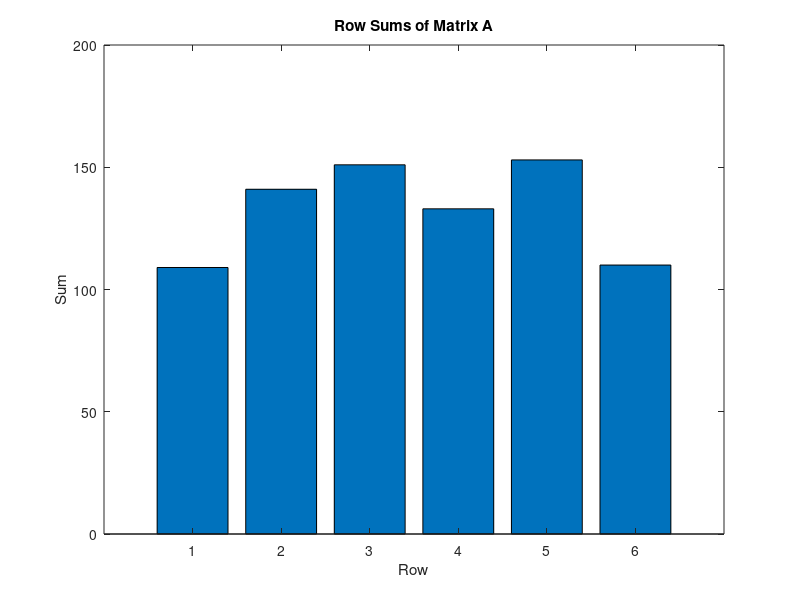

MATLAB code to generate this figure:
% Day 032: Random Matrix Operations
A = randi(50, 6, 6);
row_sum = sum(A, 2);
col_sum = sum(A);
disp('Matrix A:');
disp(A);
disp('Row sums:');
disp(row_sum);
disp('Column sums:');
disp(col_sum);
figure;
bar(row_sum);
title('Row Sums of Matrix A');
xlabel('Row');
ylabel('Sum');
